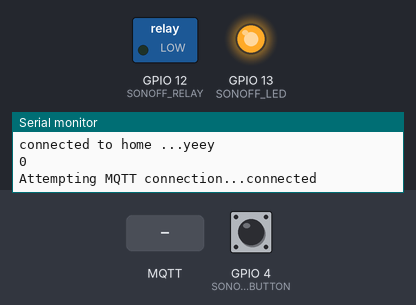
Recording of a sketch running on a simulated ESP8266 (NodeMCU). Shown: switched loads named in the sketch (green lamp = pin HIGH), output pins drawn as LEDs (lit = HIGH), the last lines printed to the serial monitor. The test bench sets the inputs (shaded band); at power-on: GPIO 4 (SONOFF_BUTTON) HIGH. WiFi joins after 1.5 s; servers stay silent unless stated; no MQTT or app messages arrive unless stated.

Above: at 2.7 s.
2.8 s: MQTT message "1" arrives on the first subscribed topic
At 3.4 s:
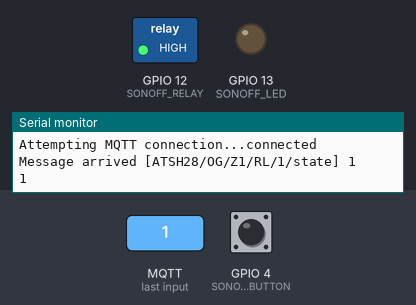
5.9 s: MQTT message "2" arrives on the first subscribed topic
At 7.0 s:
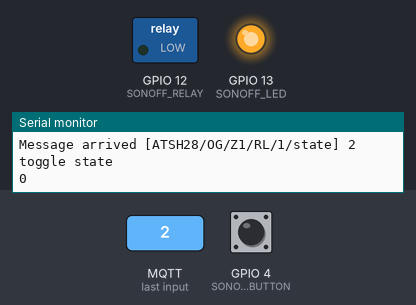
Timing chart, 0 to 8.9 s (numbered marks = the images above; inputs shaded):
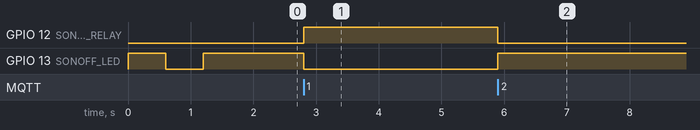

The sketch:

esp8266_mqtt_switch.ino
```cpp
/*

Gizwits

Built-in I/O wiring:

  • Push Button on GPIO04
  • Red LED on GPIO15
  • Green LED on GPIO12
  • Blue LED on GPIO13
Photo Resistor on ADC/TOUT/A0 pin

*/
#define serdebug
#ifdef serdebug
#define DebugPrint(...) {  Serial.print(__VA_ARGS__); }
#define DebugPrintln(...) {  Serial.println(__VA_ARGS__); }
#else
#define DebugPrint(...) { }
#define DebugPrintln(...) { }
#endif

#include "tools.h"
#include "tools_wifiman.h"
#include "ota_tool.h"
#include <Ticker.h>
#include "mqtt_tool.h"

Ticker ticker;

void reset() {
  //reset settings to defaults
  /*
    WMSettings defaults;
    settings = defaults;
    EEPROM.begin(512);
    EEPROM.put(0, settings);
    EEPROM.end();
  */
  //reset wifi credentials
  WiFi.disconnect();
  delay(1000);
  ESP.reset();
  delay(1000);
}

void setup() {
#ifdef serdebug
  Serial.begin(115200);
#endif

  DebugPrintln("\n" + String(__DATE__) + ", " + String(__TIME__) + " " + String(__FILE__));

  // initialize the pushbutton pin as an input:
  pinMode(SONOFF_BUTTON, INPUT);

  //set relay pin as output
  pinMode(SONOFF_RELAY, OUTPUT);

  //set led pin as output
  pinMode(SONOFF_LED, OUTPUT);

  turnOff();

  // start ticker with 0.5 because we start in AP mode and try to connect
  ticker.attach(0.6, tick);

  wifi_init("ESPMQTTSW");

  init_ota("ESPMQTTSW");

  attachInterrupt(SONOFF_BUTTON, toggleState, CHANGE);

  //entered config mode, make led toggle faster
  // ticker.attach(0.2, tick);
  ticker.detach( );
  //digitalWrite(SONOFF_LED1, LEDStateON);
  turnOff();

  init_mqtt("ESPMQTTSW");
}

void loop() {

  check_ota();

  check_mqtt();

  switch (cmd) {
    case CMD_WAIT:
      break;
    case CMD_BUTTON_CHANGE:
      int currentState = digitalRead(SONOFF_BUTTON);
      if (currentState != buttonState) {
        if (buttonState == butStateON && currentState == butStateOFF) {
          long duration = millis() - startPress;
          if (duration < 10) {
            DebugPrintln("too short press - no action");
          } else if (duration < 5000) {
            DebugPrintln("short press - toggle relay");
            //toggle();
            pub_mqtt_toggle();
          } else if (duration < 10000) {
            DebugPrintln("medium press - reset");
            restart();
          } else if (duration < 60000) {
            DebugPrintln("long press - reset settings");
            reset();
          }
        } else if (buttonState == butStateOFF && currentState == butStateON) {
          startPress = millis();
        }
        buttonState = currentState;
      }
      break;
  }

}
```

mqtt_tool.h
```cpp
#include <PubSubClient.h>

const char* mqtt_server = "mqtt.cytron.tiscali.at";
const char* mqtt_subtopic = "ATSH28/OG/Z1/RL/1/state";
//const char* mqtt_subtopic = "ATSH28/OG/Z1/SW/+/set";
const char* mqtt_pubtopic = "ATSH28/OG/Z1/SW/2/set";
char* mqtt_clientname;

WiFiClient espClient;
PubSubClient client(espClient);
long lastMsg = 0;
char msg[50];
int value = 0;

void callback_mqtt(char* topic, byte* payload, unsigned int length) {
  DebugPrint("Message arrived [");
  DebugPrint(topic);
  DebugPrint("] ");
  for (int i = 0; i < length; i++) {
    DebugPrint((char)payload[i]);
  }
  DebugPrintln();

  // Switch on the LED if an 1 was received as first character
  switch ((char)payload[0]) {
    case '0':
      turnOff();
      break;
    case '1':
      turnOn();
      break;
    case '2':
      toggle();
      break;
  }
}

void reconnect_mqtt() {
  // Loop until we're reconnected
  // while (!client.connected()) {
  DebugPrint("Attempting MQTT connection...");
  // Attempt to connect
  if (client.connect(mqtt_clientname)) {
    DebugPrintln("connected");
    // Once connected, publish an announcement...
    //client.publish(mqtt_pubtopic, "hello world");
    // ... and resubscribe
    client.subscribe(mqtt_subtopic);
  } else {
    DebugPrint("failed, rc=");
    DebugPrintln(client.state());
    //DebugPrintln(" try again in 5 seconds");
    // Wait 5 seconds before retrying
    //delay(5000);
  }
  //}
}

void init_mqtt(char *iv_clientname) {
  mqtt_clientname = iv_clientname;
  client.setServer(mqtt_server, 1883);
  client.setCallback(callback_mqtt);
}

void check_mqtt() {
  if (!client.connected()) {
    reconnect_mqtt();
  }
  client.loop();
}

void pub_mqtt_toggle() {
  client.publish(mqtt_pubtopic, "2");
  DebugPrint(mqtt_pubtopic);
  DebugPrintln(" Message published");

}
```

ota_tool.h
```cpp
#include <ArduinoOTA.h>

void init_ota(char *iv_hostname) {

  ArduinoOTA.onStart([]() {
    Serial.println("Start OTA");
  });
  ArduinoOTA.onEnd([]() {
    Serial.println("\nEnd");
  });
  ArduinoOTA.onProgress([](unsigned int progress, unsigned int total) {
    Serial.printf("Progress: %u%%\r", (progress / (total / 100)));
  });
  ArduinoOTA.onError([](ota_error_t error) {
    Serial.printf("Error[%u]: ", error);
    if (error == OTA_AUTH_ERROR) Serial.println("Auth Failed");
    else if (error == OTA_BEGIN_ERROR) Serial.println("Begin Failed");
    else if (error == OTA_CONNECT_ERROR) Serial.println("Connect Failed");
    else if (error == OTA_RECEIVE_ERROR) Serial.println("Receive Failed");
    else if (error == OTA_END_ERROR) Serial.println("End Failed");
  });
  ArduinoOTA.setHostname(iv_hostname);
  ArduinoOTA.begin();

}

void check_ota(){
    //ota loop
  ArduinoOTA.handle();
}
```

tools.h
```cpp
#define SONOFF_BUTTON    4
#define SONOFF_RELAY    12
#define SONOFF_LED      13


#define relStateOFF LOW
#define relStateON HIGH
#define LEDStateOFF HIGH
#define LEDStateON LOW
#define butStateOFF HIGH
#define butStateON LOW

const int CMD_WAIT = 0;
const int CMD_BUTTON_CHANGE = 1;
int cmd = CMD_WAIT;

int relayState = relStateOFF;

//inverted button state
int buttonState = HIGH;

static long startPress = 0;

void tick()
{
  //toggle state
  int state = digitalRead(SONOFF_LED);  // get the current state of GPIO1 pin
  digitalWrite(SONOFF_LED, !state);     // set pin to the opposite state
}

void setState(int s) {

  relayState = s;

  DebugPrintln(relayState);

  digitalWrite(SONOFF_RELAY, relayState);
  if (relayState == relStateOFF) {
    digitalWrite(SONOFF_LED, LEDStateOFF);
  }
  else {
    digitalWrite(SONOFF_LED, LEDStateON);
  }

}

void turnOn() {

  setState(relStateON);
}

void turnOff() {

  setState(relStateOFF);
}

void toggleState() {
  cmd = CMD_BUTTON_CHANGE;
}

void toggle() {
  DebugPrintln("toggle state");
  relayState = relayState == relStateOFF ? relStateON : relStateOFF;
  setState(relayState);
}

void restart() {
  ESP.reset();
  delay(1000);
}
```

tools_wifiman.h
```cpp
/* WifiMan */

#include <ESP8266WiFi.h>
//needed for Wifi Manager library
#include <DNSServer.h>
#include <ESP8266WebServer.h>
#include <WiFiManager.h>         //https://github.com/tzapu/WiFiManager

void WifimanAPcb (WiFiManager *myWiFiManager) {
  DebugPrintln( "Wifi config mode");
  DebugPrintln( myWiFiManager->getConfigPortalSSID());
}


void wifi_init(char *iv_APname) {
  //WiFiManager
  //Local intialization. Once its business is done, there is no need to keep it around
  WiFiManager wifiManager;
#ifdef serdebug
#else
  wifiManager.setDebugOutput(false);
#endif

  //reset saved settings
  //wifiManager.resetSettings();

  //sets timeout until configuration portal gets turned off
  //useful to make it all retry or go to sleep
  //in seconds
  wifiManager.setTimeout(180);

  DebugPrintln("WiFi: wait to connect");

  //fetches ssid and pass and tries to connect
  // wifiManager.setAPCallback(WifimanAPcb);

  //if it does not connect it starts an access point
  //and goes into a blocking loop awaiting configuration
  if (!wifiManager.autoConnect(iv_APname)) {
    DebugPrintln("failed to connect and hit timeout");
    delay(1000);
    //reset and try again, or maybe put it to deep sleep
    ESP.reset();
    delay(5000);
  }

  //if you get here you have connected to the WiFi
  DebugPrintln("connected to " + WiFi.SSID() + " ...yeey");

}

void check_wifi_conn() {
  while (WiFi.status() != WL_CONNECTED) {
    DebugPrintln("Wifi not connected -> resetting!");
    delay(3000);
    //reset and try again
    ESP.reset();
    delay(5000);
  }
}
```

Measured:
- after the input at 2.8 s, GPIO 12 (SONOFF_RELAY): LOW → HIGH at once; GPIO 13 (SONOFF_LED): HIGH → LOW at once
- after the input at 5.9 s, GPIO 12 (SONOFF_RELAY): HIGH → LOW at once; GPIO 13 (SONOFF_LED): LOW → HIGH at once
